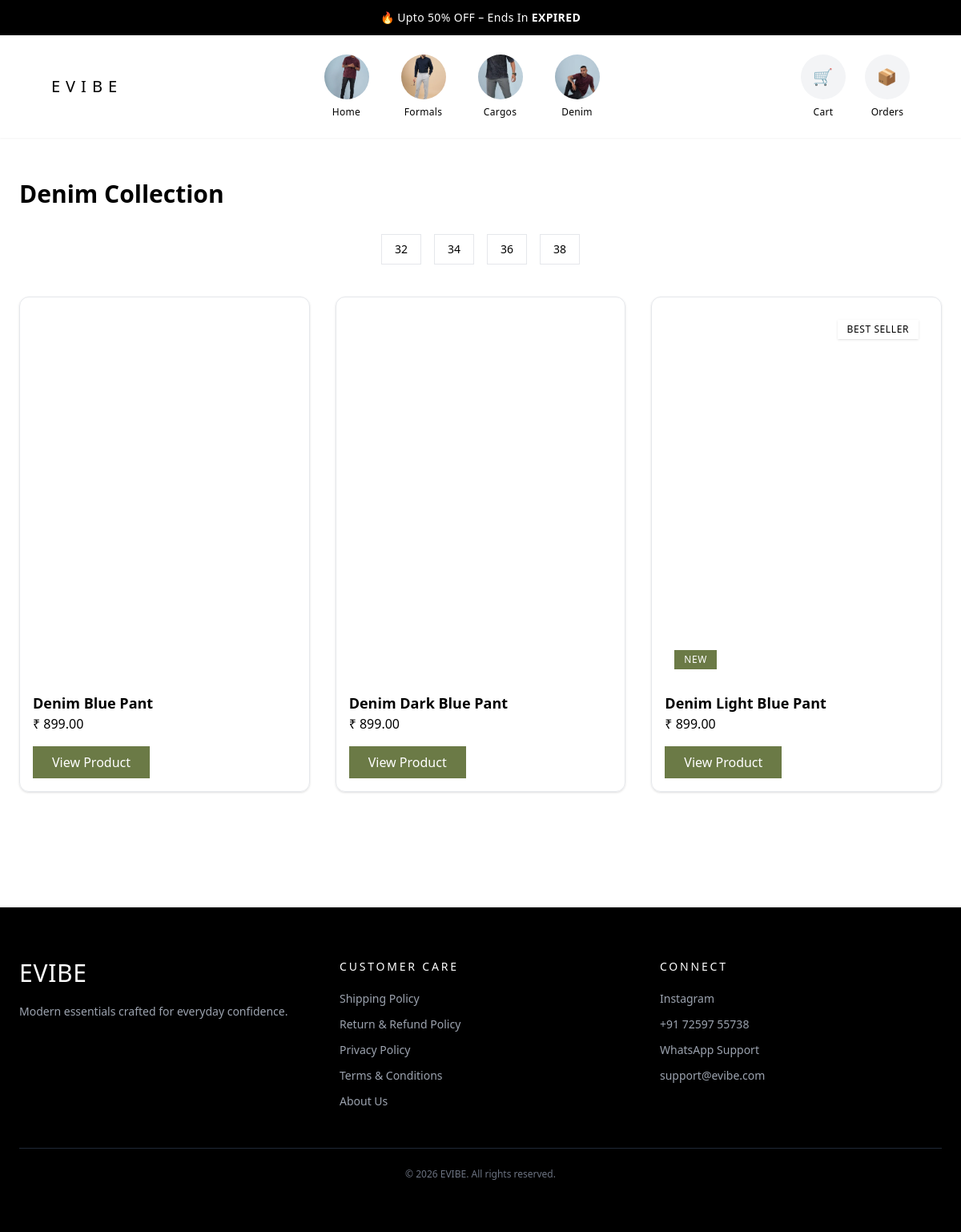
/category/denim/, run on an earlier commit of the app's database.
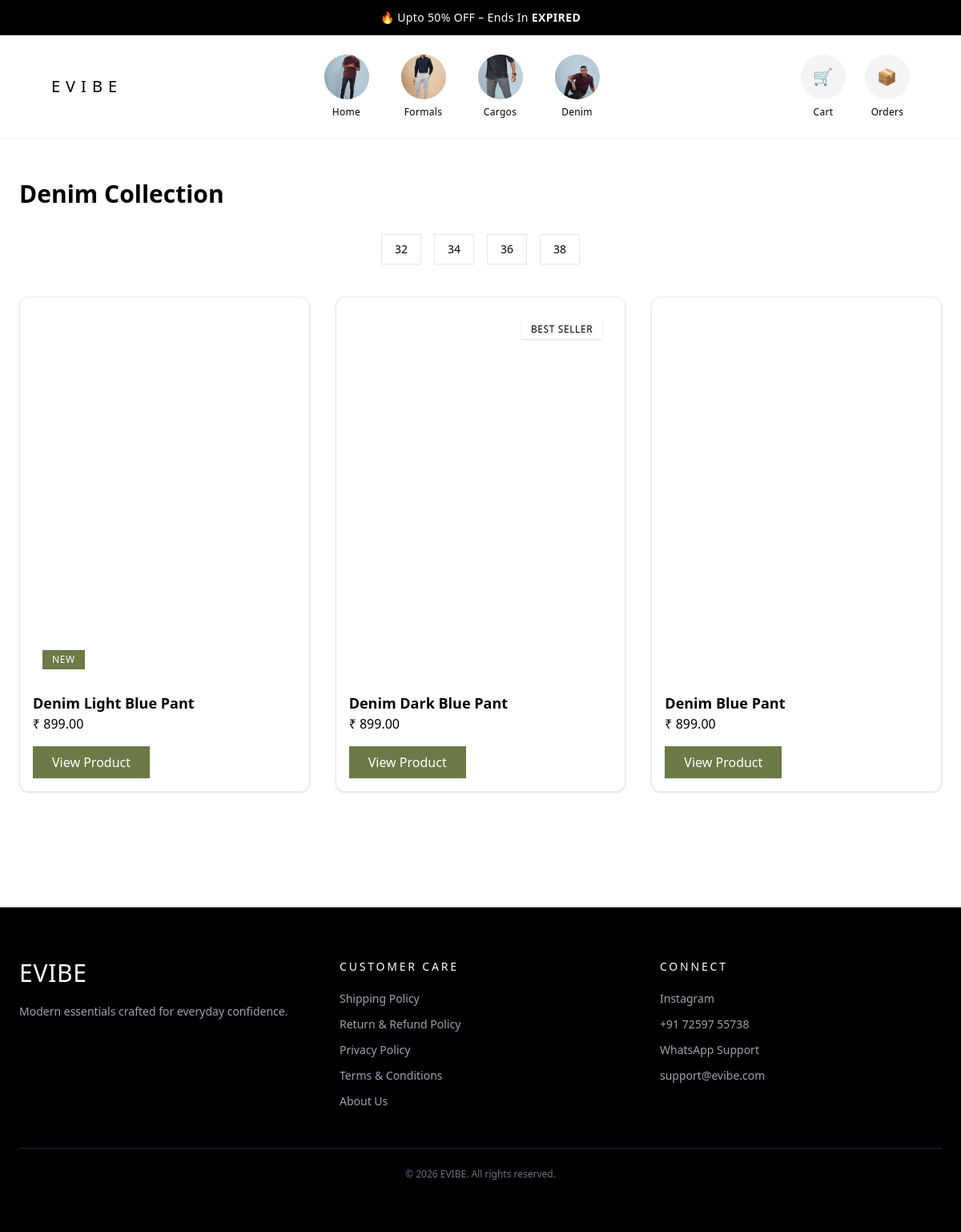
And on a later commit of the database.
### apps/store/models/category.py (models this page shows, shortened)
class Category(models.Model):
    name = models.CharField(max_length=100, unique=True)

### apps/store/models/product.py (models this page shows, shortened)
class Product(models.Model):
    product_code = models.CharField(max_length=100, unique=True)
    category = models.ForeignKey(
        Category,
        on_delete=models.SET_NULL,
        null=True,
        related_name="products"
    )
    name = models.CharField(max_length=255)
    slug = models.SlugField(max_length=255, unique=True, blank=True)
    cost_price = models.DecimalField(max_digits=10, decimal_places=2)
    mrp = models.DecimalField(max_digits=10, decimal_places=2)
    price = models.DecimalField(max_digits=10, decimal_places=2)
    description = models.TextField(blank=True, null=True)
    offer_price = models.DecimalField(max_digits=10, decimal_places=2, null=True, blank=True)
    offer_end = models.DateTimeField(null=True, blank=True)
    is_featured = models.BooleanField(default=False)
    featured_order = models.PositiveIntegerField(null=True, blank=True)
    is_best_seller = models.BooleanField(default=False)
    best_seller_order = models.PositiveIntegerField(null=True, blank=True)
    is_new_arrival = models.BooleanField(default=False)
    new_arrival_order = models.PositiveIntegerField(null=True, blank=True)
    all_products_order = models.IntegerField(null=True, blank=True, help_text="Controls order in View All Products page")
    show_countdown = models.BooleanField(default=False)
    active = models.BooleanField(default=True)
    created_at = models.DateTimeField(auto_now_add=True)
    def is_offer_active(self):
        return (
            self.offer_price and
            self.offer_end and
            self.offer_end > timezone.now()
        )
    def get_final_price(self):
        if self.is_offer_active():
            return self.offer_price
        return self.price

### apps/store/views/product_views.py (the view)
# urls.py: path("category/<slug:slug>/", category_products, name="category_products"),
def category_products(request, slug):
    category = get_object_or_404(Category, name__iexact=slug)
    products = Product.objects.filter(
        category=category,
        active=True
    ).prefetch_related('images')
    size = request.GET.get('size')
    if size:
        products = products.filter(variants__size=size)
    products = products.order_by(
        F('all_products_order').asc(nulls_last=True),
        '-created_at'
    ).distinct()
    available_sizes = ProductVariant.objects.filter(
    product__category=category,
    product__active=True
    ).values_list(
        'size',
        flat=True
    ).distinct().order_by('size')
    return render(request, "store/category.html", {
        "category": category,
        "products": products,
        "available_sizes": available_sizes,
        "selected_size": size
    })

### apps/customer_engagement/context_processors.py (called while the page is built)
def evibe_customer(request):
    return {
        "evibe_customer_name":
            request.session.get(
                "evibe_customer_name"
            ),
        "reward_coupon":
            request.session.get(
                "reward_coupon"
            )
    }

### apps/store/context_processors.py (called while the page is built)
def cart_item_count(request):
    cart = request.session.get("cart", {})
    total_items = sum(cart.values())
    return {
        "cart_item_count": total_items
    }

### apps/store/templates/store/category.html (shortened to what this page needs)
{% extends "store/base.html" %}
{% block content %}
<div class="max-w-6xl mx-auto py-12">
    <h2 class="text-3xl font-bold mb-8 capitalize">
        {{ category.name }} Collection
    </h2>
    <div class="flex gap-4 justify-center mb-10">
            {% for size in available_sizes %}
                <a href="?size={{ size }}"
                class="
                border px-4 py-2 text-sm transition duration-300
                {% if selected_size == size %}
                    bg-black text-white
                {% else %}
                    hover:bg-black hover:text-white
                {% endif %}
                ">
                    {{ size }}
                </a>
            {% endfor %}
    </div>
    <div class="grid grid-cols-1 md:grid-cols-3 gap-8">
        {% for product in products %}
        <div class="border rounded-xl p-4 shadow hover:shadow-lg transition">
            <a href="{% url 'product_detail' product.slug %}">
                {% if product.images.first %}
                <div class="relative">
                    {% if product.is_best_seller %}
                        <span class="absolute top-3 right-3 bg-white text-black text-xs px-3 py-1 tracking-wider z-10 shadow">
                            BEST SELLER
                        </span>
                    {% endif %}
                    {% if product.is_new_arrival %}
                        <span class="absolute bottom-3 left-3 bg-[#6B7A46] text-white text-xs px-3 py-1 tracking-wider z-10">
                            NEW
                        </span>
                    {% endif %}
                    <picture>
                        <source media="(max-width: 600px)"
                                srcset="{{ product.images.first.optimized.400|default:product.images.first.original_image.url }}">
                        <source media="(max-width: 1024px)"
                                srcset="{{ product.images.first.optimized.800|default:product.images.first.original_image.url }}">
                        <img src="{{ product.images.first.optimized.800|default:product.images.first.original_image.url }}"
                             loading="lazy"
                             decoding="async"
                             class="w-full h-auto object-cover rounded-lg mb-4">
                    </picture>
                </div>
                {% endif %}
                <h3 class="text-lg font-semibold">
                    {{ product.name }}
                </h3>
            </a>
            {% if product.get_final_price != product.price %}
                <p class="text-red-600 font-semibold">
                    ₹ {{ product.get_final_price }}
                </p>
                <p class="line-through text-gray-400 text-sm">
                    ₹ {{ product.price }}
                </p>
            {% else %}
                <p>
                    ₹ {{ product.price }}
                </p>
            {% endif %}
            <a href="{% url 'product_detail' product.slug %}"
               class="inline-block mt-4 bg-[#6B7A46] text-white px-6 py-2 hover:bg-[#556136] transition">
               View Product
            </a>
        </div>
        {% endfor %}
    </div>
</div>
{% endblock %}

### apps/store/templates/store/base.html (shortened to what this page needs)
{% load static %}
<!DOCTYPE html>
<html>
<head>
	<script src="https://cdn.tailwindcss.com"></script>
</head>
<body>
   <div class="fixed top-0 left-0 w-full z-50">
    <div class="bg-black text-white py-3 text-sm tracking-wide overflow-hidden">
        <div id="announcement-slider" class="flex justify-center items-center">
            <p class="announcement-item">
                🔥 Upto 50% OFF – Ends In
                <span id="countdown" class="font-semibold"></span>
            </p>
        </div>
    </div>
     <nav id="navbar"
          class="flex justify-between items-center
                 px-4 md:px-16 py-4 md:py-6
                 bg-white text-black shadow-sm
                 transition-all duration-500">
    <div class="flex items-center justify-between w-full">
        <div class="text-xl tracking-[0.35em] font-light">
            EVIBE
        </div>
        <div class="flex items-center gap-10 text-xs tracking-wide">
            <a href="/" class="flex flex-col items-center hover:opacity-70 transition">
                <img src="{% static 'images/home.jpg' %}"
                    class="w-14 h-14 rounded-full object-cover">
                <span class="mt-2">Home</span>
            </a>
            <a href="{% url 'category_products' 'formal' %}"
            class="flex flex-col items-center hover:opacity-70 transition">
                <img src="{% static 'images/formal.jpg' %}"
                    class="w-14 h-14 rounded-full object-cover">
                <span class="mt-2">Formals</span>
            </a>
            <a href="{% url 'category_products' 'cargo' %}"
            class="flex flex-col items-center hover:opacity-70 transition">
                <img src="{% static 'images/cargo.jpg' %}"
                    class="w-14 h-14 rounded-full object-cover">
                <span class="mt-2">Cargos</span>
            </a>
            <a href="{% url 'category_products' 'denim' %}"
            class="flex flex-col items-center hover:opacity-70 transition">
                <img src="{% static 'images/denim.jpg' %}"
                    class="w-14 h-14 rounded-full object-cover">
                <span class="mt-2">Denim</span>
            </a>
        </div>
        <div class="flex items-center gap-6 text-xs tracking-wide">
            <a href="/cart/"
            class="relative flex flex-col items-center hover:opacity-70 transition">
                <div class="w-14 h-14 rounded-full bg-gray-100
                            flex items-center justify-center text-xl">
                    🛒
                </div>
                <span class="mt-2">Cart</span>
            </a>
            <a href="/my-orders/"
            class="flex flex-col items-center hover:opacity-70 transition">
                <div class="w-14 h-14 rounded-full bg-gray-100
                            flex items-center justify-center text-xl">
                    📦
                </div>
                <span class="mt-2">Orders</span>
            </a>
        </div>
    </div>
     </nav>
    </div>
    <main class="pt-32 md:pt-44">
        {% block content %}
        {% endblock %}
    </main>
    <footer class="bg-black text-white mt-24">
        <div class="max-w-7xl mx-auto px-6 py-16">
            <div class="grid grid-cols-1 md:grid-cols-3 gap-12">
                <div>
                    <h2 class="text-3xl font-light tracking-wide mb-4">
                        EVIBE
                    </h2>
                    <p class="text-gray-400 leading-7 text-sm">
                        Modern essentials crafted for everyday confidence.
                    </p>
                </div>
                <div>
                    <h3 class="text-sm tracking-[0.2em] mb-5">
                        CUSTOMER CARE
                    </h3>
                    <ul class="space-y-3 text-sm text-gray-400">
                        <li>
                            <a href="{% url 'shipping_policy' %}" class="hover:text-white transition">
                                Shipping Policy
                            </a>
                        </li>
                        <li>
                            <a href="{% url 'return_policy' %}" class="hover:text-white transition">
                                Return & Refund Policy
                            </a>
                        </li>
                        <li>
                            <a href="{% url 'privacy_policy' %}" class="hover:text-white transition">
                                Privacy Policy
                            </a>
                        </li>
                        <li>
                            <a href="{% url 'terms' %}" class="hover:text-white transition">
                                Terms & Conditions
                            </a>
                        </li>
                        <li>
                            <a href="{% url 'about_us' %}" class="hover:text-white transition">
                                About Us
                            </a>
                        </li>
                    </ul>
                </div>
                <div>
                    <h3 class="text-sm tracking-[0.2em] mb-5">
                        CONNECT
                    </h3>
                    <div class="space-y-3 text-sm text-gray-400">
                        <p>
                            <a href="https://www.instagram.com/evibe_denim_company/"
                            target="_blank"
                            class="hover:text-white transition">
                                Instagram
                            </a>
                        </p>
                        <p>
                            <a href="tel:+917259755738"
                            class="hover:text-white transition">
                                +91 72597 55738
                            </a>
                        </p>
                        <p>
                            <a href="https://wa.me/917259755738"
                            target="_blank"
                            class="hover:text-white transition">
                                WhatsApp Support
                            </a>
                        </p>
                        <p>
                            <a href="mailto:evibedenimcompany@gmail.com"
                            class="hover:text-white transition">
                                support@evibe.com
                            </a>
                        </p>
                    </div>
                </div>
            </div>
            <div class="border-t border-gray-800 mt-12 pt-6 text-center text-xs text-gray-500">
                © 2026 EVIBE. All rights reserved.
            </div>
        </div>
    </footer>
</body>
</html>

What changed in the data, as far as the page shows it:
changed Product "Denim Light Blue Pant": no longer shows "BEST SELLER"; moves up the list
changed Product "Denim Dark Blue Pant": now shows "BEST SELLER"; moves down the list
